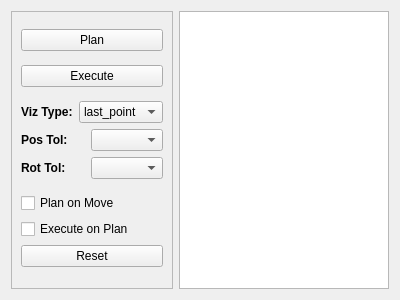
<?xml version="1.0" encoding="UTF-8"?>
<ui version="4.0">
 <class>Form</class>
 <widget class="QWidget" name="Form">
  <property name="geometry">
   <rect>
    <x>0</x>
    <y>0</y>
    <width>400</width>
    <height>300</height>
   </rect>
  </property>
  <property name="windowTitle">
   <string>Form</string>
  </property>
  <layout class="QGridLayout" name="gridLayout_4">
   <item row="0" column="0">
    <widget class="QFrame" name="frame">
     <property name="frameShape">
      <enum>QFrame::StyledPanel</enum>
     </property>
     <property name="frameShadow">
      <enum>QFrame::Raised</enum>
     </property>
     <layout class="QGridLayout" name="gridLayout_5">
      <item row="0" column="1">
       <widget class="QPushButton" name="plan_button">
        <property name="text">
         <string>Plan</string>
        </property>
       </widget>
      </item>
      <item row="1" column="1">
       <widget class="QPushButton" name="execute_button">
        <property name="text">
         <string>Execute</string>
        </property>
       </widget>
      </item>
      <item row="2" column="1">
       <layout class="QVBoxLayout" name="verticalLayout">
        <item>
         <layout class="QGridLayout" name="gridLayout">
          <item row="0" column="1">
           <widget class="QComboBox" name="viz_type">
            <item>
             <property name="text">
              <string>last_point</string>
             </property>
            </item>
            <item>
             <property name="text">
              <string>all_points</string>
             </property>
            </item>
           </widget>
          </item>
          <item row="0" column="0">
           <widget class="QLabel" name="label">
            <property name="font">
             <font>
              <weight>75</weight>
              <bold>true</bold>
             </font>
            </property>
            <property name="text">
             <string>Viz Type:</string>
            </property>
           </widget>
          </item>
         </layout>
        </item>
        <item>
         <layout class="QGridLayout" name="gridLayout_2">
          <item row="0" column="0">
           <widget class="QLabel" name="label_2">
            <property name="font">
             <font>
              <weight>75</weight>
              <bold>true</bold>
             </font>
            </property>
            <property name="text">
             <string>Pos Tol:</string>
            </property>
           </widget>
          </item>
          <item row="0" column="1">
           <widget class="QComboBox" name="pos_tol"/>
          </item>
         </layout>
        </item>
        <item>
         <layout class="QGridLayout" name="gridLayout_3">
          <item row="0" column="0">
           <widget class="QLabel" name="label_3">
            <property name="font">
             <font>
              <weight>75</weight>
              <bold>true</bold>
             </font>
            </property>
            <property name="text">
             <string>Rot Tol:</string>
            </property>
           </widget>
          </item>
          <item row="0" column="1">
           <widget class="QComboBox" name="rot_tol"/>
          </item>
         </layout>
        </item>
       </layout>
      </item>
      <item row="3" column="1">
       <layout class="QVBoxLayout" name="verticalLayout_2">
        <item>
         <widget class="QCheckBox" name="plan_on_move">
          <property name="text">
           <string>Plan on Move</string>
          </property>
         </widget>
        </item>
        <item>
         <widget class="QCheckBox" name="execute_on_move">
          <property name="text">
           <string>Execute on Plan</string>
          </property>
         </widget>
        </item>
        <item>
         <widget class="QPushButton" name="reset_button">
          <property name="text">
           <string>Reset</string>
          </property>
         </widget>
        </item>
       </layout>
      </item>
     </layout>
    </widget>
   </item>
   <item row="0" column="1">
    <widget class="QListWidget" name="joint_list"/>
   </item>
  </layout>
 </widget>
 <resources/>
 <connections/>
</ui>
